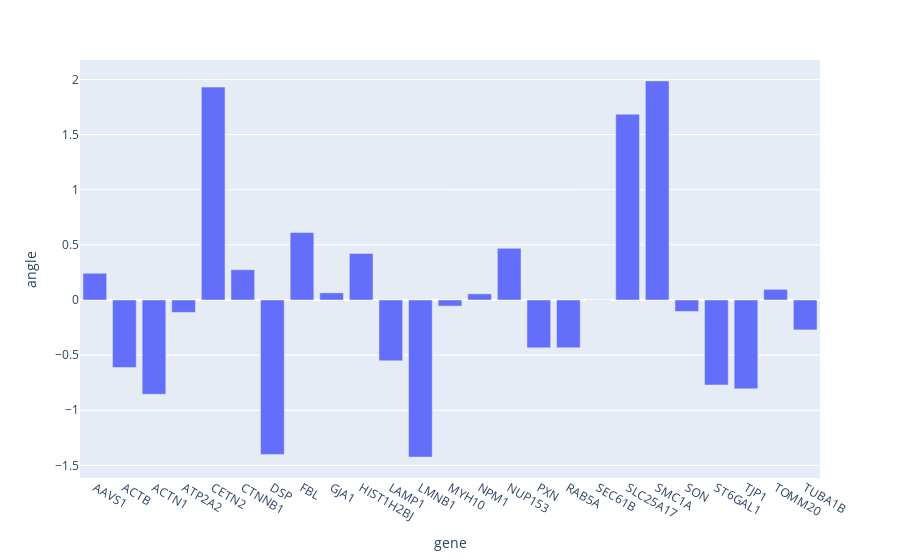

Notebook code for this chart:
### Code cell
px.bar(df_mean,x=df_mean.index, y='angle')

### Figure 1 — Plotly figure (JSON) as saved in the notebook; plotly's stock layout.template omitted (floating-point values rounded to 4 significant figures)
{"data": [{"alignmentgroup": "True", "hovertemplate": "gene=%{x}<br>angle=%{y}<extra></extra>", "legendgroup": "", "marker": {"color": "#636efa", "pattern": {"shape": ""}}, "name": "", "offsetgroup": "", "orientation": "v", "showlegend": false, "textposition": "auto", "type": "bar", "x": ["AAVS1", "ACTB", "ACTN1", "ATP2A2", "CETN2", "CTNNB1", "DSP", "FBL", "GJA1", "HIST1H2BJ", "LAMP1", "LMNB1", "MYH10", "NPM1", "NUP153", "PXN", "RAB5A", "SEC61B", "SLC25A17", "SMC1A", "SON", "ST6GAL1", "TJP1", "TOMM20", "TUBA1B"], "xaxis": "x", "y": [0.2424, -0.6122, -0.8548, -0.1128, 1.93, 0.2745, -1.4, 0.6114, 0.06441, 0.421, -0.5515, -1.424, -0.05557, 0.05568, 0.468, -0.4341, -0.4329, -0.002106, 1.684, 1.986, -0.1043, -0.7708, -0.8056, 0.09637, -0.2713], "yaxis": "y"}], "layout": {"autosize": true, "barmode": "relative", "legend": {"tracegroupgap": 0}, "margin": {"t": 60}, "xaxis": {"anchor": "y", "autorange": true, "domain": [0, 1], "range": [-0.5, 24.5], "title": {"text": "gene"}, "type": "category"}, "yaxis": {"anchor": "x", "autorange": true, "domain": [0, 1], "range": [-1.614, 2.176], "title": {"text": "angle"}, "type": "linear"}}}
